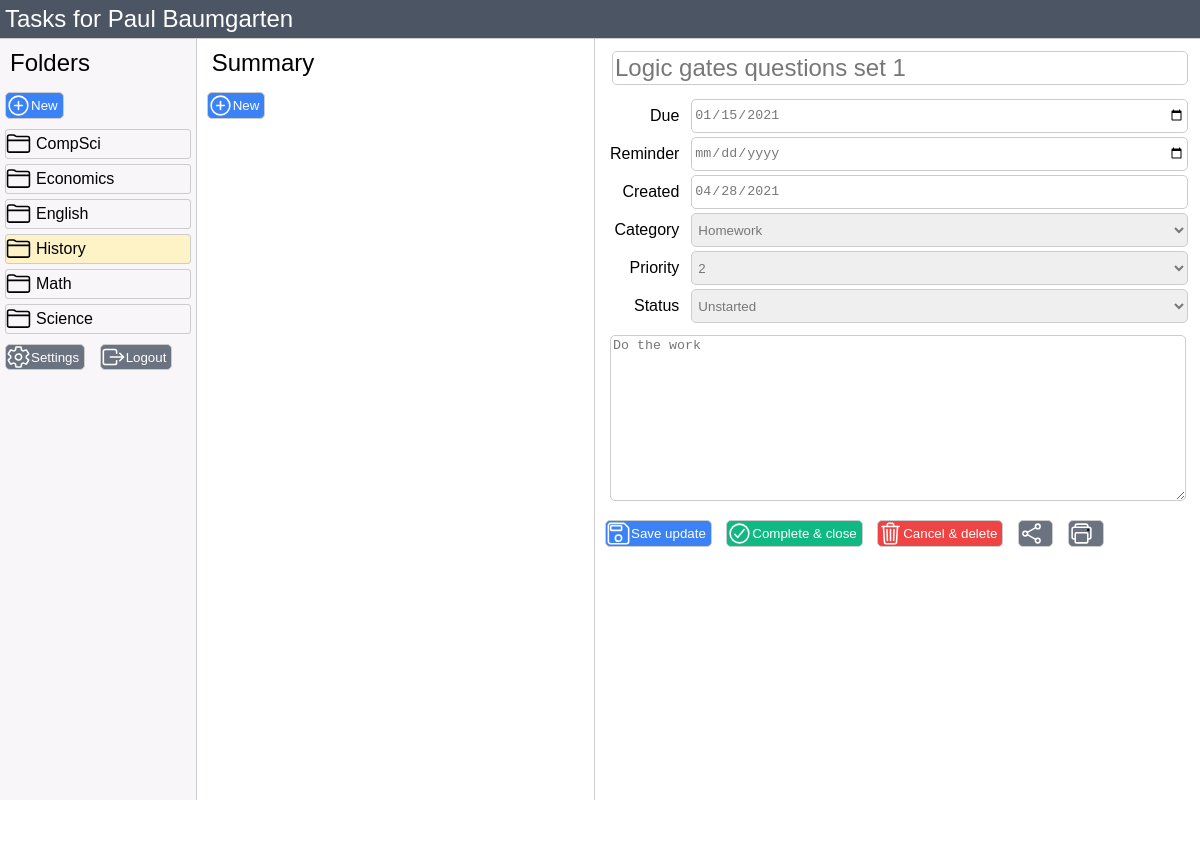
The page /main (signed in) on the database its author committed.
### tables this page shows
CREATE TABLE "accounts" (
	"userid"	TEXT,
	"password"	TEXT,
	"salt"	TEXT,
	"email"	TEXT,
	"name"	TEXT,
	PRIMARY KEY("userid")
);

CREATE TABLE "folders" (
	"userid"	TEXT,
	"id"	TEXT,
	"name"	TEXT,
	PRIMARY KEY("id","userid")
);

CREATE TABLE "tasks" (
	"userid"	TEXT,
	"folderid"	TEXT,
	"id"	TEXT,
	"title"	TEXT,
	"due"	TEXT,
	"reminder"	TEXT,
	"created"	TEXT,
	"category"	TEXT,
	"priority"	INTEGER,
	"status"	TEXT,
	"notes"	TEXT,
	"link"	TEXT,
	PRIMARY KEY("id")
);

### stage5.py (the view)
@app.route("/main")
@flask_login.login_required
def main_page():
    id = '3'
    if 'id' in request.values:
        id = request.values['id']
    folderid = '3'
    if 'folderid' in request.values:
        folderid = request.values['folderid']
    user = flask_login.current_user.get_dict()
    folders = database_read("SELECT * FROM folders ORDER BY name;")
    items = database_read(f"SELECT * FROM tasks WHERE folderid='{folderid}' AND status != 'Completed';")
    maintask = database_read(f"SELECT * FROM tasks WHERE id='{id}';")[0]
    print("main_page sending: ",maintask)
    return render_template("main-stage4.html", folders=folders, tasks=items, maintask=maintask, user=user, folderid=folderid, id=id)

### stage5.py (called while the page is built)
@login_manager.user_loader
def load_user(userid):
    users = database_read("SELECT * FROM accounts WHERE userid=?", (userid,))
    if len(users) != 1:
        return None
    user = User(users[0]['userid'], users[0]['email'], users[0]['name'])
    user.id = userid
    return user

def database_read(sql, data=None):
    connection = sqlite3.connect(database_filename)
    connection.row_factory = sqlite3.Row
    db = connection.cursor()
    if data:
        db.execute(sql, data)
    else:
        db.execute(sql)
    records = db.fetchall()
    rows = [dict(record) for record in records]
    db.close()
    connection.close()
    return rows

    def get_dict(self):
        return {"userid": self.id, "email": self.email, "name": self.name}

### templates/main-stage4.html (shortened to what this page needs)
<!DOCTYPE html>
<html lang="en">
<head>
    <link rel="stylesheet" type="text/css" href="/static/index.css" media="screen"/>
</head>
<body>
    <div class="pageheader">
        <div class="titlebar">Tasks for {{ user.name }}</div>
    </div>
    <div class="container">
        <div class="folders">
            <div class="header">Folders</div>
            <button class="blue icon-new" id="new_folder_button">New</button>
            {% for folder in folders %}
                {% if folder.id == folderid %}
                    <a class="folderitem highlight" href="?folderid={{ folder.id }}">{{ folder.name }}</a>
                {% else %}
                    <a class="folderitem" href="?folderid={{ folder.id }}">{{ folder.name }}</a>
                {% endif %}
            {% endfor %}
            <div class="controls">
                <button class="gray icon-settings">Settings</button>
                <button class="gray icon-exit" id="logout_button">Logout</button>
            </div>
        </div>
        <div class="items">
            <div class="header">Summary</div>
            <button class="blue icon-new" id="new_task_button">New</button>
        </div>
        <div class="main">
            {% if id is defined %}
            <form method="POST" enctype="multipart/form-data" action="/save_task">
                <div class="maintitle"><input type="text" name="title" value="{{ maintask.title }}" placeholder="Task title" class="tasktitle"></div>
                <div class="two-columns">
                    <div><label for="due">Due</label></div>
                    <input type="date" name="due" value="{{ maintask.due }}" placeholder="">
                    <div><label for="reminder">Reminder</label></div>
                    <input type="date" name="reminder" value="{{ maintask.reminder }}" placeholder="">
                    <div><label for="created">Created</label></div>
                    <input readonly type="date" name="created" value="{{ maintask.created }}" placeholder="">
                    <div><label for="category">Category</label></div>
                    <select name="category" value="{{ maintask.category }}">
                        <option {{ "selected='selected'" if maintask.category == 'Homework' else "" }}>Homework</option>
                    </select>
                    <div><label for="priority">Priority</label></div>
                    <select name="priority" value="{{ maintask.priority }}">
                        <option {{ "selected='selected'" if maintask.priority == 2 else "" }}>2</option>
                    </select>
                    <div><label for="status">Status</label></div>
                    <select name="status" value="{{ maintask.status }}">
                        <option {{ "selected='selected'" if maintask.status == "Unstarted" else "" }}>Unstarted</option>
                    </select>
                </div>
                <div class="maintext">
                    <textarea name="notes">{{ maintask.notes }}</textarea>
                </div>
                <input type="submit" name="submit-save" class="blue icon-save" value="Save update">
                <input type="submit" name="submit-close" class="green icon-complete" value="Complete & close">
                <input type="submit" name="submit-delete" class="red icon-delete" value="Cancel & delete">
                <input type="button" name="button-share" class="gray icon-share" value=" ">
                <input type="button" name="button-print" class="gray icon-print" value=" ">
            </form>
            {% endif %}
        </div>
    </div>
</body>
</html>

### static/index.css (style rules this page uses)
html, body { padding: 0; margin: 0; height: 100%; font-family: Helvetica, sans-serif; overflow-y:hidden; }
.container { display: grid; grid-template-columns: 1fr 2fr 50%; gap: 5px 5px; height: 100%; grid-template-areas: "folders items main" }
.pageheader { display: grid; grid-template-columns: 1fr 1fr; background-color: rgba(75, 85, 99,1); border-bottom: 1px solid #ccc; }
.pageheader .titlebar { padding: 5px; font-size: x-large; color: white; }
.controls { bottom: 0; }
.folders { grid-area: folders; background-color: #f8f6f8; border-right: 1px solid #ccc; overflow-y: auto; padding-bottom: 5em; }
.folders .header { font-size: x-large; padding: 5px 5px 5px 5px; margin: 5px 5px 5px 5px; }
.folderitem { padding: 5px 5px 5px 30px; margin: 5px 5px 5px 5px; border-radius: 3px; border: 1px solid #ccc; background:url('/static/icons/folder-outline.svg') no-repeat left center; display: block; cursor: pointer; color: inherit; text-decoration: none; }
.highlight { background-color: rgba(254, 243, 199,1); }
.items { grid-area: items; border-right: 1px solid #ccc; overflow-y: auto; padding-bottom: 5em; }
.items .header { font-size: x-large; padding: 5px 5px 5px 5px; margin: 5px 5px 5px 5px; }
.main { grid-area: main; overflow-y: auto; padding-bottom: 5em; padding-right: 10px; }
.maintitle { font-size: x-large; padding: 5px 5px 5px 5px; margin: 5px 5px 5px 5px; }
.maintext { padding: 5px 5px 5px 5px; margin: 5px 5px 5px 5px; }
.two-columns { display: grid; grid-template-columns: auto 1fr; }
.tasktitle { font-size: x-large; width: 100%; }
.two-columns div { padding: 5px 5px 5px 5px; margin: 5px 5px 5px 5px; text-align: right; }
.main textarea { width: 100%; height: 12em; line-height: 1.2em; }
button { background-color: rgba(59, 130, 246, 1); color: white; padding: 5px 5px 5px 25px; margin: 5px 5px 5px 5px; border-radius: 5px; border: 1px solid #ccc; width: 1fr; display: inline-block; height: 2em; }
input[type='button'] { background-color: rgba(59, 130, 246, 1); color: white; padding: 5px 5px 5px 25px; margin: 5px 5px 5px 5px; border-radius: 5px; border: 1px solid #ccc; width: 1fr; display: inline-block; height: 2em; }
input[type='submit'] { background-color: rgba(59, 130, 246, 1); color: white; padding: 5px 5px 5px 25px; margin: 5px 5px 5px 5px; border-radius: 5px; border: 1px solid #ccc; width: 1fr; display: inline-block; height: 2em; }
button.blue, input[type='button'].blue, input[type='submit'].blue { background-color: rgba(59, 130, 246, 1); }
button.red, input[type='button'].red, input[type='submit'].red { background-color: rgba(239, 68, 68, 1); }
button.green, input[type='button'].green, input[type='submit'].green { background-color: rgba(16, 185, 129,1); }
button.gray, input[type='button'].gray, input[type='submit'].gray { background-color: rgba(107, 114, 128,1); }
input { padding: 2px; margin: 2px; border: 1px solid #ccc; border-radius: 5px; color: #777; }
select { padding: 2px; margin: 2px; border: 1px solid #ccc; border-radius: 5px; color: #777; }
textarea { border: 1px solid #ccc; border-radius: 5px; color: #777; }
.icon-exit { background:url('/static/icons/exit-outline.svg') no-repeat left center; }
.icon-new { background:url('/static/icons/add-circle-outline.svg') no-repeat left center; }
.icon-settings { background:url('/static/icons/settings-outline.svg') no-repeat left center; }
.icon-save { background:url('/static/icons/save-outline.svg') no-repeat left center; }
.icon-complete { background:url('/static/icons/checkmark-circle-outline.svg') no-repeat left center; }
.icon-delete { background:url('/static/icons/trash-outline.svg') no-repeat left center; }
.icon-share { background:url('/static/icons/share-social-outline.svg') no-repeat left center; }
.icon-print { background:url('/static/icons/print-outline.svg') no-repeat left center; }

### rows shown on the page
accounts: name "Paul Baumgarten"
folders: name "CompSci"
folders: name "Economics"
folders: name "English"
folders: name "History"
folders: name "Math"
folders: name "Science"
tasks: title "Logic gates questions set 1", due "01/15/2021", created "04/28/2021", category "Homework", priority "2", status "Unstarted", notes "Do the work"
